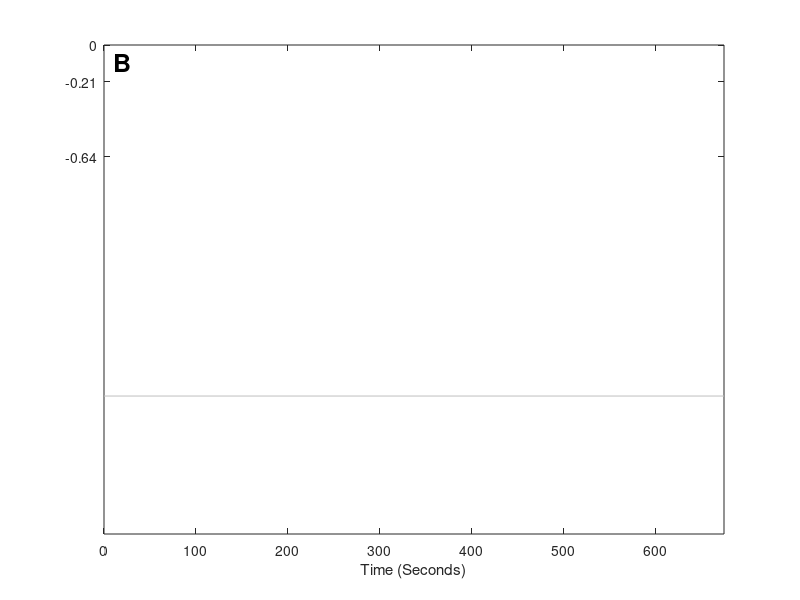

Reproduce this figure in MATLAB. (Note: this script raises an error after producing the figure.)
% After reprocessing to find new depth (DQdepth)
warning off; close all

% for each file
cd /Volumes/DQ-2013-2/tt13/DQdepthPRH
d = dir('*.mat');
Cond = [4; 4; 1; 1; 1; 4; 4; 1; 4; 1; 1; 1; 4; 1; 1; 4]; % 4 = Tag + 8, 1 = Tag only
Ind = [4; 1; 2; 3; 1; 1; 3; 4; 3; 1; 3; 2; 3; 1; 3; 1]; % 1 = Kolohe, 2 = Liko, 3 = Lono, 4 = NaiNoa;
diam = [0.45 0.39 0.47 0.41]; % diameters for each dolphin based on Ind
for i = 1:length(d);
    tag = load(d(i).name);
    name1 = regexprep(d(i).name,'prh.mat',''); % scrub prh.mat from filename
    name2 = regexprep(name1,'13_',''); % scrub 13_ from filename
    % find time in certain depth bins
    % establish depth bins based on individual body diameter
    edges = [0 0.5*diam(Ind(i)) 1.5*diam(Ind(i)) 3*diam(Ind(i)) 5*diam(Ind(i))]; %  bin edges
    [n(i,:),edges] = histcounts(tag.(name2).pCORR(tag.(name2).start:tag.(name2).stop),edges,'normalization','probability'); % n proportion of time spent in that depth bin
    figure(1);
    subplot('position',[0.1 0.1 0.3 0.8]); hold on; view([90 90])
    h = histogram(tag.(name2).pCORR(tag.(name2).start:tag.(name2).stop),edges,'normalization','probability','displaystyle','stairs');
    if Cond(i) == 1
        set(h,'EdgeColor',[5/255 113/255 176/255])
    else set(h,'EdgeColor',[202/255 0 32/255])
    end
    % make time vector in seconds
    t_s = (1:length(tag.(name2).start:tag.(name2).stop))/tag.(name2).fs;
    subplot('position',[0.42 0.1 0.5 0.8]); hold on
    if Cond(i) == 1
        h2 = patchline(t_s,-tag.(name2).pCORR(tag.(name2).start:tag.(name2).stop),'edgecolor',[5/255 113/255 176/255],'edgealpha',0.1);
    else h2 = patchline(t_s,-tag.(name2).pCORR(tag.(name2).start:tag.(name2).stop),'edgecolor',[202/255 0 32/255],'edgealpha',0.1);
    end
    % get maximum depth
    mx(i) = max(tag.(name2).pCORR(tag.(name2).start:tag.(name2).stop));
end
plot([0 675],[0 0],'k') % plot surface
for i = 1:4; % plot diameters 
    plot([0 675],-[0.5*diam(i) 0.5*diam(i)],'k');
    plot([0 675],-[1.5*diam(i) 1.5*diam(i)],'k');
end
% plot average track depth = 2.01 m
plot([0 675],[-2.01 -2.01],'color',[0.75 0.75 0.75])

xlim([0 675]); ylim([-2.8 0]); box on
xlabel('Time (Seconds)');
text(10,-0.1,'B','FontSize',18,'FontWeight','bold')
set(gca,'ytick',[-0.64 -0.21 0],'yticklabels',{'1.5xBD','0.5xBD','0'},'yaxislocation','right')



%%
subplot('position',[0.1 0.1 0.3 0.8]); hold on; view([90 90])
xlabel('Depth (m)'); xlim([0 2.8]); box on;
ylabel('Normalized Frequency')
set(gca,'ytick',0:0.2:1)
set(gcf,'position',[384   241   675   384])
text(0.1,0.015, 'A','FontSize',18,'FontWeight','bold')
text(-0.07,0.2, 'Surface Drag Effect','FontSize',14)
adjustfigurefont

load('gamma')
% add deeper depths to gamma
gamma(13,:) = [8 1];
plot(gamma(:,1)*diam,gamma(:,2)/5,'k')

% plot average track depth = 2.01 m
plot([2.01 2.01],[0 1],'color',[0.75 0.75 0.75])

cd /Users/julievanderhoop/Documents/MATLAB/DQ/DQ2013/AnalysisFigs
print('DQ2013_TagDepth','-dpng','-r300')


[mean(mx(Cond == 1)) std(mx(Cond == 1))];
[mean(mx(Cond == 4)) std(mx(Cond == 4))];
[mean(n(Cond == 1,2)) std(n(Cond == 1,2))];
[mean(n(Cond == 4,2)) std(n(Cond == 4,2))];

return

%% plot time spent in different depth bins
figure(2); clf; hold on
[Y,I] = sort(Cond);
for i = 1:length(n)
    h = plot3(repmat(i,4,1),n(I(i),:),[-0.5 -1.5 -3 -5]);
    % but make these different colours and symbols for different conditions
    if Cond(I(i)) == 1
        set(h,'color',[5/255 113/255 176/255],'marker','^','markerfacecolor',[5/255 113/255 176/255],'markeredgecolor','k')
    else set(h,'color',[202/255 0 32/255],'marker','s','markerfacecolor',[202/255 0 32/255],'markeredgecolor','k')
    end
end
view(62,32); box on
xlabel('Condition')
ylabel('Normalized Frequency')
zlabel('Depth (xBL)')
%% plot bar
figure(3); clf
axesPosition = [0.13 0.11 0.775 0.815];
xLimit = [0 5];
h1 = axes('Position',axesPosition,'Xlim',xLimit,...
    'CameraPosition',[68.8136   75.6310    4.7439],...
    'NextPlot','add','ylim',[0 17]);
% h2 = axes('Position',axesPosition+yWidth.*[-1 0 1 0]),...
%           'Color','none','XColor','k','YColor','m',...
%           'XLim',xLimit+[xOffset 0],'YLim',[0 10],...
%           'XTick',[],'XTickLabel',[],'NextPlot','add');
% sort by condition?
[Y,I] = sort(Cond);
% [Y,CI] = sort(Cond(I));
bar3(h1,n(I,:))
view(46,24)
set(h1,'ytick',1:16,'Yticklabels',Y,'xtick',1:4,...
    'xticklabels',{'<0.5xBL';'0.5-1.5xBL';'1.5-3xBL';'>3xBL'});

%% plot all <0.5 BL in each condition, 0.5-1.5 in each condition
figure(5); clf; hold on
plot(zeros(length(find(Cond == 1))),n(Cond == 1,1),'^','color',[5/255 113/255 176/255])
plot(zeros(length(find(Cond == 4)))+0.5,n(Cond == 4,1),'s','color',[202/255 0 32/255])
plot(ones(length(find(Cond == 1))),n(Cond == 1,2),'^','color',[5/255 113/255 176/255])
plot(ones(length(find(Cond == 4)))+0.5,n(Cond == 4,2),'s','color',[202/255 0 32/255])



%% from Alex's diagram, have depths along approximate track
pixelpoints = [0 23.6 57.8 33.20 36.87 34.83 50.49 53.27 44.51 38.94 49.24 32.80 38.43 33.04];
pixeldist = cumsum(pixelpoints); 
mapdepth = [2.8 1.8 1.8 2.1 2.1 2 2 1.8 1.5 1.5 1.5 1.8 2.8 2.7]; 
figure(6); clf; hold on
set(gcf,'position',[1406         -41         578         194],'paperpositionmode','auto')
plot(pixeldist,-mapdepth,'k')
ylim([-3.5 0]); xlim([0 pixeldist(end)])
% add each point marker like Alex's 
for i = 1:length(pixeldist)
    plot([pixeldist(i) pixeldist(i)],-[mapdepth(i) mapdepth(i)-0.1],'k')
end
cd /Users/julievanderhoop/Documents/MATLAB/DQ/DQ2013/AnalysisFigs
print('C9_LagoonLapDepth','-dsvg','-r300')
